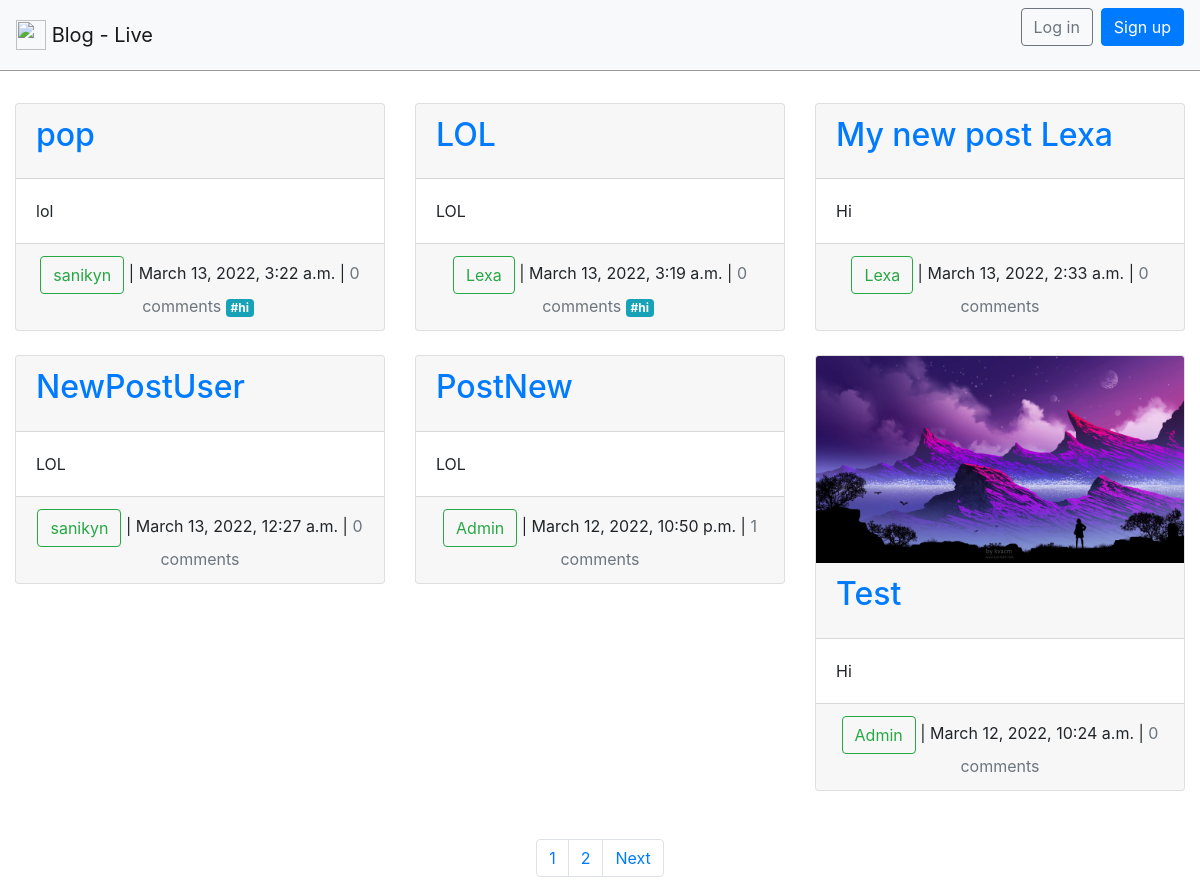
The app's page /, older data.
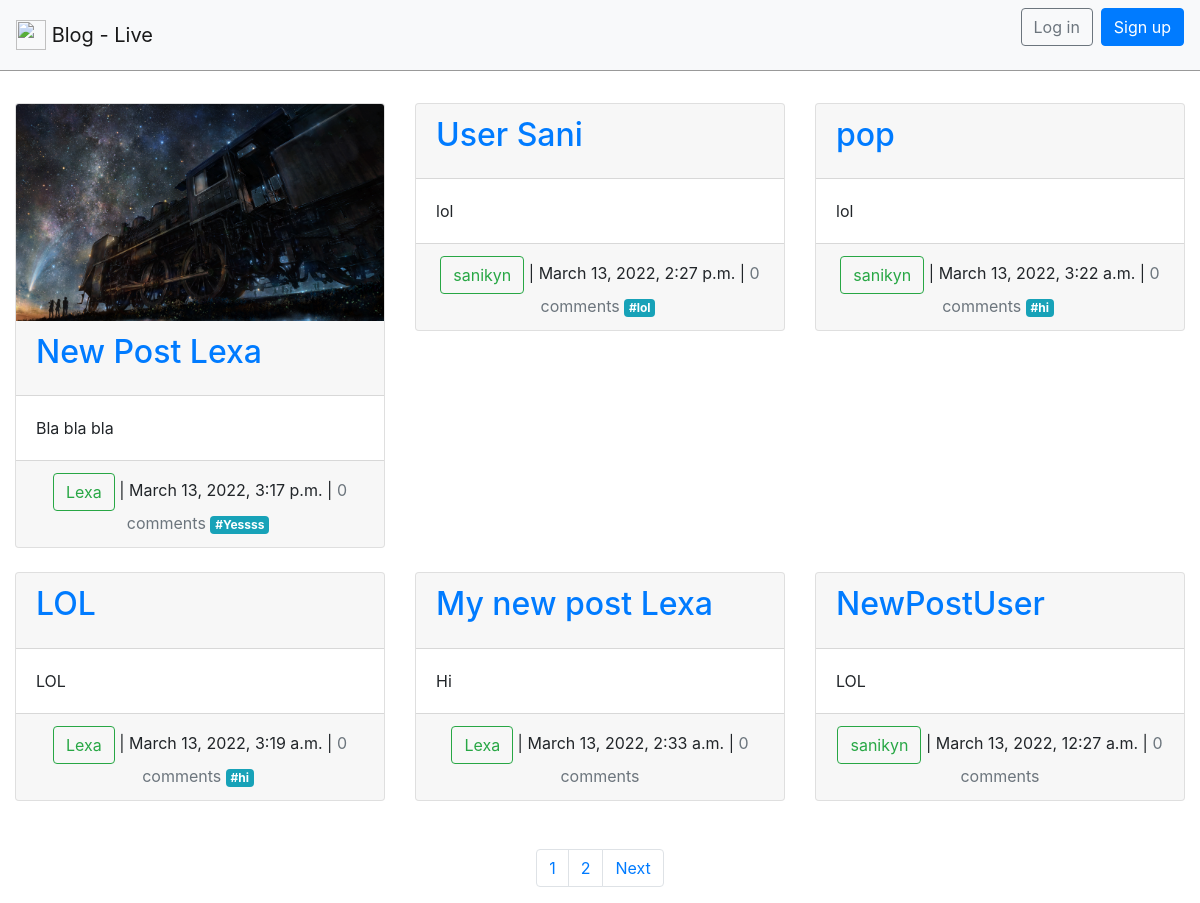
The same page, newer data.
### blog/models.py (models this page shows, shortened)
class Post(models.Model):
    title = models.CharField(max_length=200, null=True)
    header_image = models.ImageField(null=True, blank=True, upload_to="images/")
    author = models.ForeignKey(
        'auth.User',
        on_delete=models.CASCADE,
        null=True
    )
    date = models.DateTimeField(auto_now_add=True, null=True)
    body = models.TextField()
    tags = TaggableManager()
    def get_absolute_url(self):
        return reverse('post_detail', args=[str(self.id)])
    class Meta:
        ordering = ['-date']

### blog/views.py (the view)
# urls.py: path('', BlogListView.as_view(), name='home'),
class BlogListView(ListView):
    paginate_by = 6
    model = Post
    template_name = 'home.html'
    context_object_name = 'posts'

### templates/home.html (shortened to what this page needs)
{% extends 'base.html' %}
{% block content %}
<div class="row row-cols-1 row-cols-md-3">
    {% for post in posts %}
    <div class="col mb-4">
        <div class="card">
            {% if post.header_image %}
            <a href="{{ post.get_absolute_url }}"><img src="{{ post.header_image.url }}" class="card-img-top"
                                                       alt="{{ post.title }}"></a>
            {% endif %}
            <div class="card-header">
                <h2 class="card-title"><a href="{% url 'post_detail' post.pk %}">{{ post.title }}</a></h2>
            </div>
            <div class="card-body">
                {{ post.body | truncatewords_html:20 }}
            </div>
            <div class="card-footer text-center">
                <a class="btn btn-outline-success" href="{% url 'posts_by_author' post.author.id %}">
                    {{ post.author.username }}</a> | {{ post.date}} | <span class="text-muted">{{ post.comments.count }} comments</span>
                {% for tag in post.tags.all %}
                <a href="{% url 'tagged' tag.slug %}" class="mr-1 badge badge-info">#{{ tag }}</a>
                {% endfor %}
            </div>
        </div>
    </div>
    {% endfor %}
</div><br>
<nav aria-label="Page navigation example">
    <ul class="pagination justify-content-center">
        {% for p in paginator.page_range %}
        {% if page_obj.number == p %}
        <li class="page-item "><a class="page-link">{{ p }}</a></li>
        {% elif p >= page_obj.number|add:-2 and p <= page_obj.number|add:2 %}
        <li class="page-item">
            <a class="page-link" href="?page={{ p }}">{{ p }}</a>
        </li>
        {% endif %}
        {% endfor %}
        {% if page_obj.has_next %}
        <li class="page-item">
            <a class="page-link" href="?page={{ page_obj.next_page_number }}">Next</a>
        </li>
        {% endif %}
    </ul>
</nav>
{% endblock content %}

Row changes from the older to the newer data that the page shows:
no longer on this page (row unchanged): Post: title "PostNew", body "LOL", author.username "Admin", date "March 12, 2022, 10:50 p.m.", comments.count "1"
no longer on this page (row unchanged): Post: header_image (picture), title "Test", body "Hi", author.username "Admin", date "March 12, 2022, 10:24 a.m.", comments.count "0"
added Post: header_image (picture), title "New Post Lexa", body "Bla bla bla", author.username "Lexa", date "March 13, 2022, 3:17 p.m.", comments.count "0"
added Tag: name "Yessss", shown under "New Post Lexa"
added Post: title "User Sani", body "lol", author.username "sanikyn", date "March 13, 2022, 2:27 p.m.", comments.count "0"
added Tag: name "lol", shown under "User Sani"
